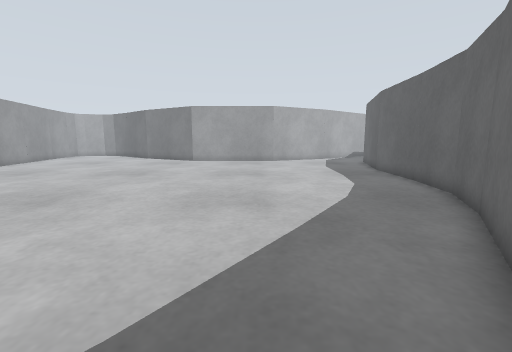
view 1 (above)

13 first-person views from a walk through a Gazebo world. The camera is 0.17 m above the floor, tilts 8° down and sees 90° across. The floor is counted in squares, 0.1 m on a side. Each view is taken from the middle of a square. On the plan, view 1 faces up. The plan holds only what a view shows up to about 14 squares ahead; the rest is blank. The place goes on beyond the plan.

view 2
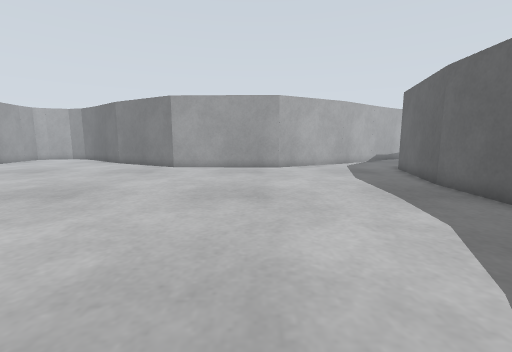

view 3
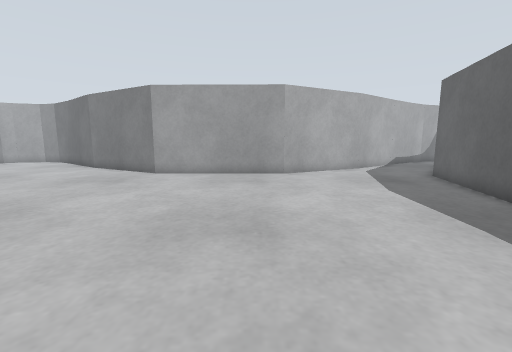

view 4
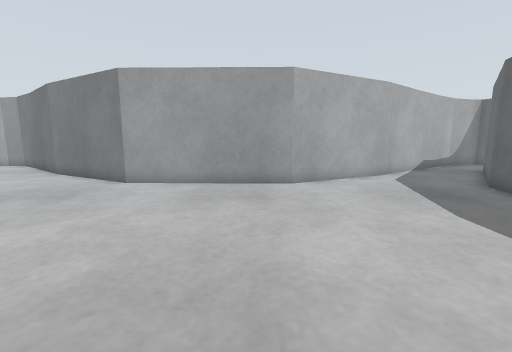

view 5
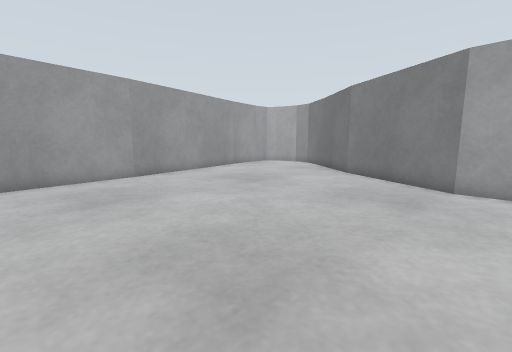

view 6
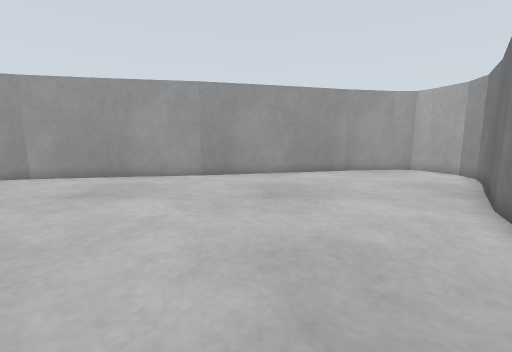

view 7
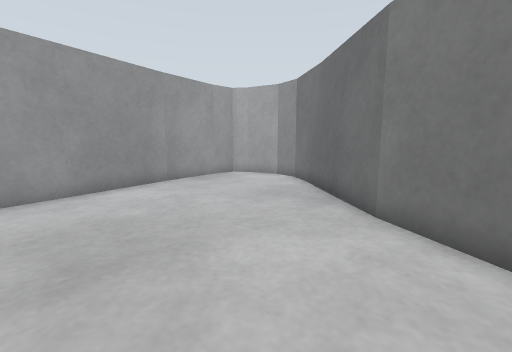

view 8
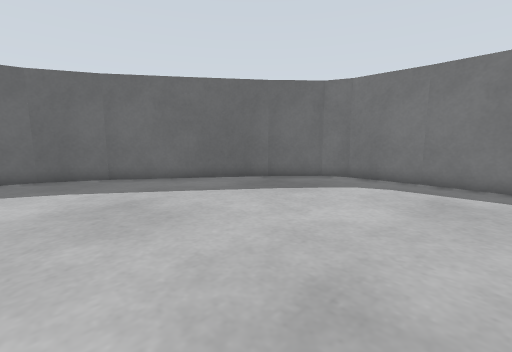

view 9
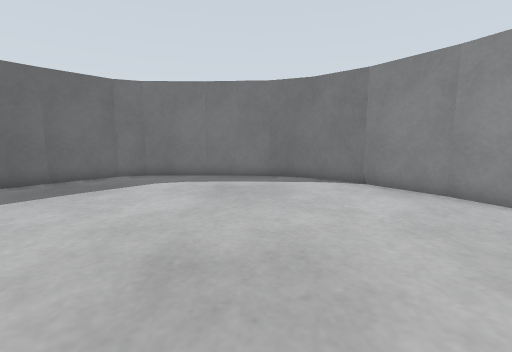

view 10
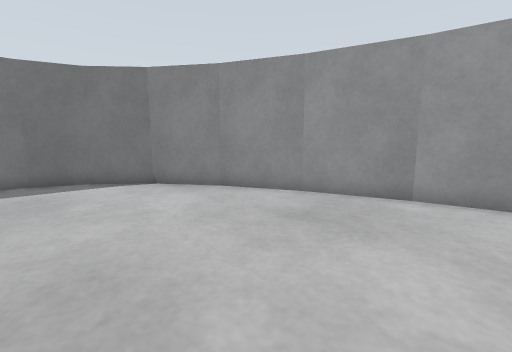

view 11
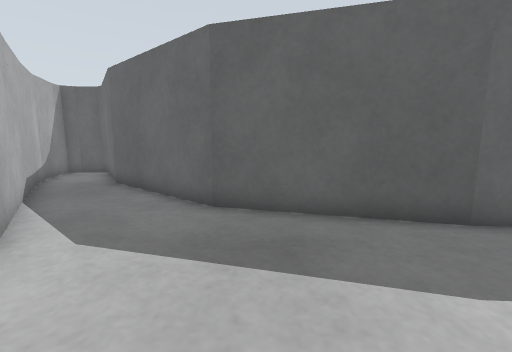

view 12
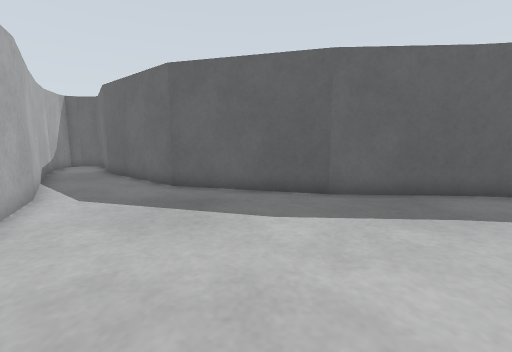

view 13
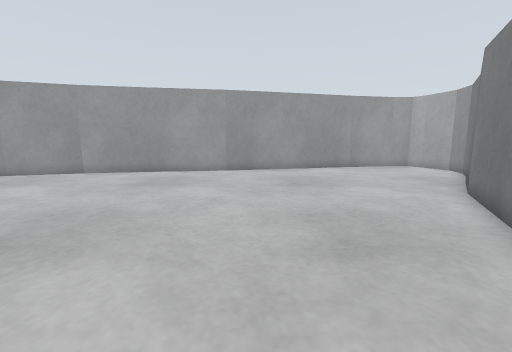

### Floor plan
Points are (right, up) in squares from view 1. A wall is a line through its corners. A room is listed if a view was taken in it or the views show most of it. See-through windows are left out.
Room 1 (views 1, 2, 3, 4, 5, 6, 7, 8, 9, 10, 11, 12, 13)
walls: (-15.1, 8.2) (-14.1, 5); (-10, 23.7) (-13.1, 26.3); (6.7, 10.7) (6.9, 14.8); (-14.1, 5.2) (-12.8, 2.4); (6.9, 14.6) (8.4, 20.1) (12.1, 24.6); (6.3, 7.9) (6.7, 10.8); (5.2, 5.7) (6.3, 8.1); (-12.9, 2.5) (-11.1, 0); (-11.2, 0.1) (-9.4, -1.4) (-7.6, -2.1); (1.1, -0.1) (5.2, 5.8); (-7.7, -2.1) (-4.6, -2.3); (6.3, 23.4) (1.4, 21) (-5.2, 21.1) (-10.1, 23.8); (-12.9, 26.2) (-15.1, 27.6) (-16.3, 27.9) (-18, 27.4) (-18.6, 26.9) (-18.7, 25.7); (-7.2, -2.4) (-1.8, -2.3) (-0.6, -1.8) (1.2, 0.2); (-17.9, 23.1) (-15.1, 8.1); (-18.7, 25.8) (-18.2, 22.9); (12, 24.5) (15.3, 26.7) (15.5, 27.1) (15.4, 28.2); (11.3, 27.3) (6.2, 23.4); (13, 28.2) (11.3, 27.2); (14.1, 28.5) (12.9, 28.1)

Where each view was taken, in squares from view 1:
view 1: 0 up, 0 right, facing up
view 2: 5 up, 0 right, facing up
view 3: 8 up, 0 right, facing up
view 4: 11 up, 0 right, facing up
view 5: 11 up, 4 left, facing up-left
view 6: 18 up, 4 left, facing left
view 7: 18 up, 8 left, facing up-left
view 8: 9 up, 7 left, facing down-right
view 9: 10 up, 7 left, facing down
view 10: 10 up, 7 left, facing down-left
view 11: 19 up, 2 right, facing right
view 12: 17 up, 1 left, facing right
view 13: 17 up, 2 left, facing left
